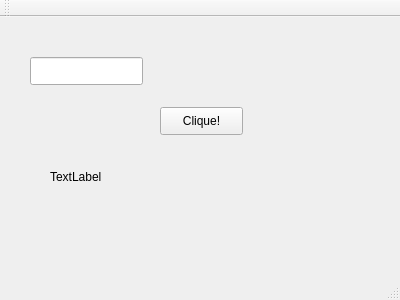
<?xml version="1.0" encoding="UTF-8"?>
<ui version="4.0">
 <class>MainWindow</class>
 <widget class="QMainWindow" name="MainWindow">
  <property name="geometry">
   <rect>
    <x>0</x>
    <y>0</y>
    <width>400</width>
    <height>300</height>
   </rect>
  </property>
  <property name="windowTitle">
   <string>MainWindow</string>
  </property>
  <widget class="QWidget" name="centralWidget">
   <widget class="QLabel" name="saida">
    <property name="geometry">
     <rect>
      <x>50</x>
      <y>150</y>
      <width>62</width>
      <height>20</height>
     </rect>
    </property>
    <property name="text">
     <string>TextLabel</string>
    </property>
   </widget>
   <widget class="QPushButton" name="btn">
    <property name="geometry">
     <rect>
      <x>160</x>
      <y>90</y>
      <width>83</width>
      <height>28</height>
     </rect>
    </property>
    <property name="text">
     <string>Clique!</string>
    </property>
   </widget>
   <widget class="QLineEdit" name="entrada">
    <property name="geometry">
     <rect>
      <x>30</x>
      <y>40</y>
      <width>113</width>
      <height>28</height>
     </rect>
    </property>
   </widget>
  </widget>
  <widget class="QMenuBar" name="menuBar">
   <property name="geometry">
    <rect>
     <x>0</x>
     <y>0</y>
     <width>400</width>
     <height>25</height>
    </rect>
   </property>
  </widget>
  <widget class="QToolBar" name="mainToolBar">
   <attribute name="toolBarArea">
    <enum>TopToolBarArea</enum>
   </attribute>
   <attribute name="toolBarBreak">
    <bool>false</bool>
   </attribute>
  </widget>
  <widget class="QStatusBar" name="statusBar"/>
 </widget>
 <layoutdefault spacing="6" margin="11"/>
 <resources/>
 <connections/>
</ui>
